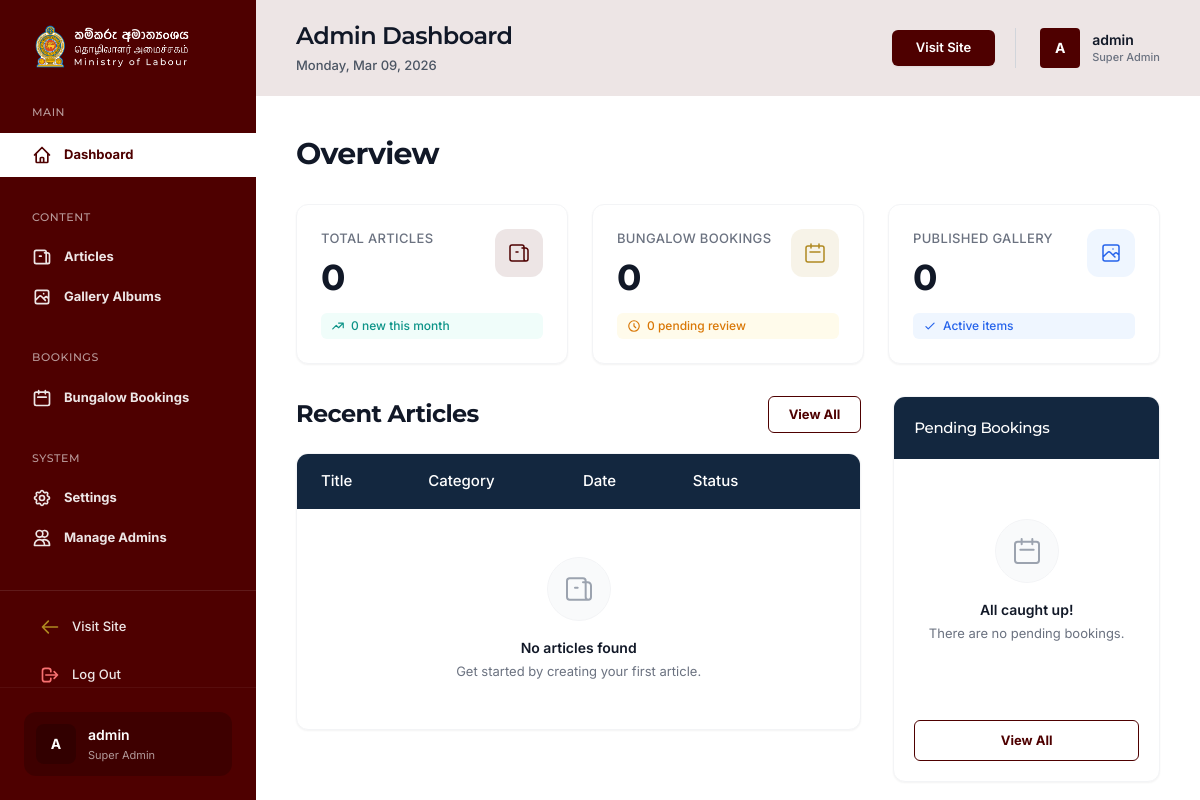
/admin/index.php (signed in), run on an earlier commit of the app's database.
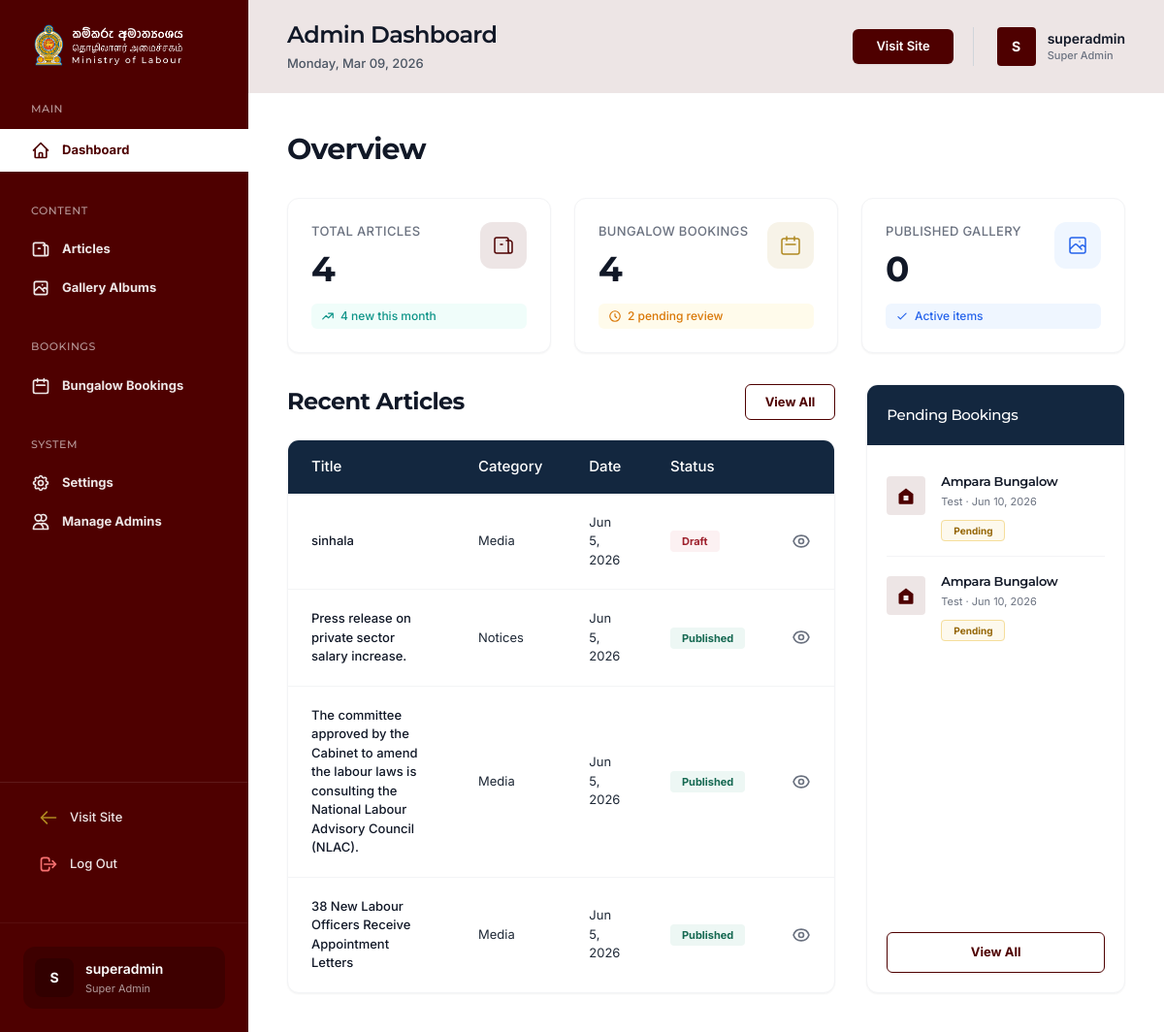
And on a later commit of the database.
### tables this page shows
CREATE TABLE `articles` (
  `id` int(11) NOT NULL AUTO_INCREMENT,
  `title` varchar(255) NOT NULL,
  `title_si` varchar(255) DEFAULT NULL,
  `title_ta` varchar(255) DEFAULT NULL,
  `category` varchar(50) NOT NULL,
  `publish_date` date DEFAULT NULL,
  `summary` text NOT NULL,
  `content` longtext NOT NULL,
  `content_si` longtext DEFAULT NULL,
  `content_ta` longtext DEFAULT NULL,
  `cover_image` varchar(255) DEFAULT NULL,
  `tags` varchar(255) DEFAULT NULL,
  `language` varchar(20) NOT NULL DEFAULT 'english',
  `visibility` enum('public','private','hidden') NOT NULL DEFAULT 'public',
  `is_featured` tinyint(1) NOT NULL DEFAULT 0,
  `is_special_notice` tinyint(1) NOT NULL DEFAULT 0,
  `status` enum('Draft','Published') NOT NULL DEFAULT 'Draft',
  `author_id` int(11) DEFAULT NULL,
  `created_at` timestamp NULL DEFAULT current_timestamp(),
  `updated_at` timestamp NULL DEFAULT current_timestamp() ON UPDATE current_timestamp(),
  PRIMARY KEY (`id`),
  KEY `author_id` (`author_id`),
  CONSTRAINT `articles_ibfk_1` FOREIGN KEY (`author_id`) REFERENCES `admins` (`id`) ON DELETE SET NULL
);

CREATE TABLE `bookings` (
  `id` int(11) NOT NULL AUTO_INCREMENT,
  `bungalow_name` varchar(100) NOT NULL,
  `applicant_name` varchar(100) NOT NULL,
  `email` varchar(100) DEFAULT NULL,
  `phone` varchar(50) NOT NULL,
  `start_date` date NOT NULL,
  `end_date` date NOT NULL,
  `room_type` varchar(100) NOT NULL,
  `no_of_rooms` int(11) NOT NULL DEFAULT 1,
  `status` enum('Pending','Confirmed','Cancelled') NOT NULL DEFAULT 'Pending',
  `created_at` timestamp NULL DEFAULT current_timestamp(),
  `updated_at` timestamp NULL DEFAULT current_timestamp() ON UPDATE current_timestamp(),
  PRIMARY KEY (`id`)
);

### admin/includes/auth.php (called while the page is built, shortened)
<?php
function isLoggedIn() {
    return isset($_SESSION['admin_id']);
}
function getLoggedInAdmin() {
    return [
        'id' => $_SESSION['admin_id'] ?? null,
        'name' => $_SESSION['admin_name'] ?? null,
        'role' => $_SESSION['admin_role'] ?? null
    ];
}
?>

### admin/includes/functions.php (called while the page is built, shortened)
<?php
function getInitials($name) {
    $words = explode(' ', trim($name));
    $initials = '';
    foreach ($words as $w) {
        if (!empty($w)) {
            $initials .= strtoupper($w[0]);
        }
    }
    return substr($initials, 0, 2);
}
?>

### admin/index.php (the view, shortened to what the changed rows need)
<?php
require_once 'includes/auth.php';
require_once 'includes/db.php';
$newsCount = $pdo->query("SELECT COUNT(*) FROM articles")->fetchColumn();
$newsThisMonth = $pdo->query("SELECT COUNT(*) FROM articles WHERE MONTH(created_at) = MONTH(CURRENT_DATE()) AND YEAR(created_at) = YEAR(CURRENT_DATE())")->fetchColumn();
$bookingsCount = $pdo->query("SELECT COUNT(*) FROM bookings")->fetchColumn();
$pendingBookingsCount = $pdo->query("SELECT COUNT(*) FROM bookings WHERE status = 'Pending'")->fetchColumn();
$recentNews = $pdo->query("SELECT n.*, a.name as author_name FROM articles n LEFT JOIN admins a ON n.author_id = a.id ORDER BY n.created_at DESC LIMIT 5")->fetchAll();
$pendingBookings = $pdo->query("SELECT * FROM bookings WHERE status = 'Pending' ORDER BY created_at DESC LIMIT 3")->fetchAll();
include 'includes/header.php';
?>
<?php include 'includes/sidebar.php'; ?>
<div class="flex-1 flex flex-col min-w-0 bg-white relative z-10">
    <?php include 'includes/topbar.php'; ?>
    <main class="flex-1 overflow-x-hidden overflow-y-auto p-4 md:p-10">
        <h2 class="text-3xl font-bold font-montserrat text-gray-900 mb-8">Overview</h2>
        <div class="grid grid-cols-1 md:grid-cols-3 gap-6 mb-8">
            <div class="bg-white p-6 rounded-xl border border-gray-100 shadow-sm hover:shadow-md transition-shadow">
                <div class="flex justify-between items-start mb-4">
                    <div>
                        <p class="text-[13px] font-medium text-gray-500 uppercase tracking-wide">Total Articles</p>
                        <p class="text-4xl font-bold text-gray-900 font-montserrat mt-2"><?= $newsCount ?></p>
                    </div>
                </div>
                <div class="flex items-center text-[12px] font-medium text-teal-600 bg-teal-50 px-2.5 py-1 rounded-md">
                    <svg class="w-3.5 h-3.5 mr-1.5" fill="none" stroke="currentColor" viewBox="0 0 24 24"><path stroke-linecap="round" stroke-linejoin="round" stroke-width="2" d="M13 7h8m0 0v8m0-8l-8 8-4-4-6 6"></path></svg>
                    <span><?= $newsThisMonth ?> new this month</span>
                </div>
            </div>
            <div class="bg-white p-6 rounded-xl border border-gray-100 shadow-sm hover:shadow-md transition-shadow">
                <div class="flex justify-between items-start mb-4">
                    <div>
                        <p class="text-[13px] font-medium text-gray-500 uppercase tracking-wide">Bungalow Bookings</p>
                        <p class="text-4xl font-bold text-gray-900 font-montserrat mt-2"><?= $bookingsCount ?></p>
                    </div>
                </div>
                <div class="flex items-center text-[12px] font-medium text-amber-600 bg-amber-50 px-2.5 py-1 rounded-md">
                    <svg class="w-3.5 h-3.5 mr-1.5" fill="none" stroke="currentColor" viewBox="0 0 24 24"><path stroke-linecap="round" stroke-linejoin="round" stroke-width="2" d="M12 8v4l3 3m6-3a9 9 0 11-18 0 9 9 0 0118 0z"></path></svg>
                    <span><?= $pendingBookingsCount ?> pending review</span>
                </div>
            </div>
        </div>
        <div class="grid grid-cols-1 lg:grid-cols-3 gap-8">
            <div class="lg:col-span-2">
                <div class="bg-white rounded-xl border border-gray-100 shadow-sm overflow-hidden overflow-x-auto">
                    <table class="w-full text-left border-collapse">
                        <thead>
                            <tr class="bg-[#13273F] text-white">
                                <th class="py-4 px-6 font-medium text-[15px]">Title</th>
                                <th class="py-4 px-6 font-medium text-[15px]">Category</th>
                                <th class="py-4 px-6 font-medium text-[15px]">Date</th>
                                <th class="py-4 px-6 font-medium text-[15px]">Status</th>
                                <th class="py-4 px-6 font-medium text-[15px]"></th>
                            </tr>
                        </thead>
                        <tbody class="divide-y divide-gray-100 text-[13px]">
                            <?php if (empty($recentNews)): ?>
                            <tr>
                                <td colspan="5" class="py-12 px-6">
                                    <div class="flex flex-col items-center justify-center text-center">
                                        <div class="w-16 h-16 bg-gray-50 rounded-full flex items-center justify-center mb-4 border border-gray-100">
                                            <svg class="w-8 h-8 text-gray-400" fill="none" stroke="currentColor" viewBox="0 0 24 24"><path stroke-linecap="round" stroke-linejoin="round" stroke-width="1.5" d="M19 20H5a2 2 0 01-2-2V6a2 2 0 012-2h10a2 2 0 012 2v1m2 13a2 2 0 01-2-2V7m2 13a2 2 0 002-2V9.5a2.5 2.5 0 00-2.5-2.5H15M9 11h2"></path></svg>
                                        </div>
                                        <p class="text-[14px] font-semibold text-gray-900 mb-1">No articles found</p>
                                        <p class="text-[13px] text-gray-500">Get started by creating your first article.</p>
                                    </div>
                                </td>
                            </tr>
                            <?php else: ?>
                            <?php foreach ($recentNews as $article): ?>
                            <tr class="hover:bg-gray-50 transition-colors group">
                                <td class="py-5 px-6 font-medium text-gray-900"><?= htmlspecialchars($article['title']) ?></td>
                                <td class="py-5 px-6 text-gray-800"><?= htmlspecialchars($article['category']) ?></td>
                                <td class="py-5 px-6 text-gray-800"><?= date('M j, Y', strtotime($article['created_at'])) ?></td>
                                <td class="py-5 px-6">
                                    <?php if ($article['status'] === 'Published'): ?>
                                    <span class="px-3 py-1 rounded bg-[#EDF7F4] text-[#166952] text-[11px] font-bold">Published</span>
                                    <?php else: ?>
                                    <span class="px-3 py-1 rounded bg-[#FCF1F2] text-[#9E212D] text-[11px] font-bold">Draft</span>
                                    <?php endif; ?>
                                </td>
                                <td class="py-5 px-6 text-right">
                                    <a href="new-article.php?id=<?= $article['id'] ?>" class="text-gray-500 hover:text-[#13273F] transition-colors"></a>
                                </td>
                            </tr>
                            <?php endforeach; ?>
                            <?php endif; ?>
                        </tbody>
                    </table>
                </div>
            </div>
            <div>
                <div class="bg-white rounded-xl border border-gray-100 shadow-sm overflow-hidden flex flex-col h-full">
                    <div class="divide-y divide-gray-100 flex-1 px-5 pt-3">
                        <?php if (empty($pendingBookings)): ?>
                        <div class="py-12 flex flex-col items-center justify-center text-center h-full">
                            <div class="w-16 h-16 bg-gray-50 rounded-full flex items-center justify-center mb-4 border border-gray-100">
                                <svg class="w-8 h-8 text-gray-400" fill="none" stroke="currentColor" viewBox="0 0 24 24"><path stroke-linecap="round" stroke-linejoin="round" stroke-width="1.5" d="M8 7V3m8 4V3m-9 8h10M5 21h14a2 2 0 002-2V7a2 2 0 00-2-2H5a2 2 0 00-2 2v12a2 2 0 002 2z"></path></svg>
                            </div>
                            <p class="text-[14px] font-semibold text-gray-900 mb-1">All caught up!</p>
                            <p class="text-[13px] text-gray-500">There are no pending bookings.</p>
                        </div>
                        <?php else: ?>
                        <?php foreach ($pendingBookings as $booking): ?>
                        <div class="py-4 flex items-start gap-4">
                            <div class="w-10 h-10 rounded bg-[#4E0000]/10 flex items-center justify-center shrink-0 mt-1">
                                <svg class="w-5 h-5 text-[#4E0000]" fill="currentColor" viewBox="0 0 24 24"><path d="M12 3l9 6.75v11.25a1.5 1.5 0 01-1.5 1.5H4.5A1.5 1.5 0 013 21V9.75L12 3zm-3 15h6v-6H9v6z"/></svg>
                            </div>
                            <div>
                                <h4 class="font-semibold text-gray-900 text-[13px]"><?= htmlspecialchars($booking['bungalow_name']) ?> Bungalow</h4>
                                <p class="text-[11px] text-gray-500 mt-0.5"><?= htmlspecialchars($booking['applicant_name']) ?> · <?= date('M j, Y', strtotime($booking['start_date'])) ?></p>
                                <div class="mt-2">
                                    <span class="px-3 py-1 rounded bg-[#FDF9ED] text-[#966708] border border-[#F5DE9B] text-[10px] font-bold">Pending</span>
                                </div>
                            </div>
                        </div>
                        <?php endforeach; ?>
                        <?php endif; ?>
                    </div>
                </div>
            </div>
        </div>
    </main>
</div>
<?php include 'includes/footer.php'; ?>

### admin/includes/sidebar.php (shortened to what the changed rows need)
<aside id="admin-sidebar" class="w-64 bg-[#4E0000] text-white flex-col h-full shrink-0 z-50 fixed inset-y-0 left-0 transform -translate-x-full md:relative md:translate-x-0 transition-transform duration-200 ease-in-out flex">
    <div class="p-6 shrink-0 border-t border-white/5">
        <div class="flex items-center bg-black/20 rounded-xl p-3 cursor-pointer hover:bg-black/30 transition-colors">
            <?php $sidebarUser = getLoggedInAdmin(); ?>
            <div class="w-10 h-10 rounded-lg bg-[#320000] text-white flex items-center justify-center font-bold text-sm shrink-0">
                <?= htmlspecialchars(getInitials($sidebarUser['name'] ?? 'Admin')) ?>
            </div>
            <div class="ml-3 overflow-hidden">
                <p class="text-sm font-semibold text-white truncate"><?= htmlspecialchars($sidebarUser['name'] ?? 'Admin') ?></p>
                <p class="text-[11px] text-white/60 truncate mt-0.5 capitalize"><?= htmlspecialchars(str_replace('_', ' ', $sidebarUser['role'] ?? 'Admin')) ?></p>
            </div>
        </div>
    </div>
</aside>

### admin/includes/topbar.php (shortened to what the changed rows need)
<header class="h-20 md:h-24 bg-[#4E0000]/10 flex items-center justify-between px-4 md:px-10 shrink-0">
    <div class="flex items-center gap-3 md:gap-0">
        <div>
            <h1 class="text-xl md:text-2xl font-semibold text-gray-900 tracking-tight">Admin Dashboard</h1>
        </div>
    </div>
    <div class="flex items-center space-x-3 md:space-x-5">
        <div class="flex items-center ml-1 md:ml-2 border-l border-gray-300 pl-4 md:pl-6 relative cursor-pointer" onclick="toggleUserDropdown(event)">
            <?php $currentUser = getLoggedInAdmin(); ?>
            <div class="w-8 h-8 md:w-10 md:h-10 rounded bg-[#4E0000] text-white flex items-center justify-center font-bold text-xs md:text-sm shrink-0">
                <?= htmlspecialchars(getInitials($currentUser['name'] ?? 'Admin')) ?>
            </div>
            <div class="ml-2 md:ml-3 hidden md:block">
                <p class="text-sm font-semibold text-gray-900 leading-tight"><?= htmlspecialchars($currentUser['name'] ?? 'Admin') ?></p>
                <p class="text-[11px] text-gray-500 font-medium capitalize"><?= htmlspecialchars(str_replace('_', ' ', $currentUser['role'] ?? 'Admin')) ?></p>
            </div>
        </div>
    </div>
</header>

What changed in the data, as far as the page shows it:
added articles: title "sinhala", category "Media", created_at "Jun 5, 2026", status "Draft"
added articles: title "Press release on private sector salary increase.", category "Notices", created_at "Jun 5, 2026", status "Published"
added articles: title "The committee approved by the Cabinet to amend the labour laws is consulting the National Labour Advisory Council (NLAC).", category "Media", created_at "Jun 5, 2026", status "Published"
added articles: title "38 New Labour Officers Receive Appointment Letters", category "Media", created_at "Jun 5, 2026", status "Published"
added bookings: bungalow_name "Ampara", applicant_name "Test", start_date "Jun 10, 2026"
added bookings: bungalow_name "Ampara", applicant_name "Test", start_date "Jun 10, 2026"
Also different on the page:
getInitials($sidebarUser['name'] ?? 'Admin'): "A" → "S"
$sidebarUser['name']: "admin" → "superadmin"
getInitials($currentUser['name'] ?? 'Admin'): "A" → "S"
$currentUser['name']: "admin" → "superadmin"
$newsCount: "0" → "4"
$newsThisMonth: "0" → "4"
$bookingsCount: "0" → "4"
$pendingBookingsCount: "0" → "2"
text no longer shown: "No articles found Get started by creating your first article. All caught up! There are no pending bookings."
